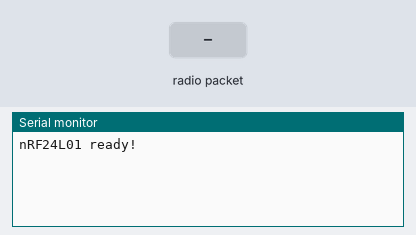
The sketch below on a simulated ESP8266 (NodeMCU). Parts: the last lines printed to the serial monitor. Inputs (shaded band) come from the test bench. No radio packets arrive unless stated.

Above: at 1.2 s.
1.3 s: radio packet "1" arrives
At 2.1 s:
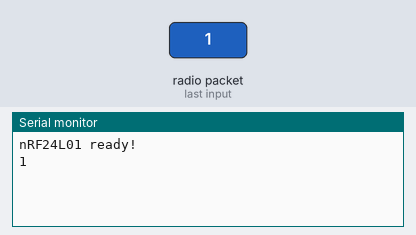
2.8 s: radio packet "0" arrives
At 3.3 s:
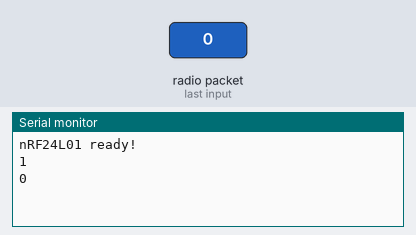
4.3 s: radio packet "2" arrives
At 5.6 s:
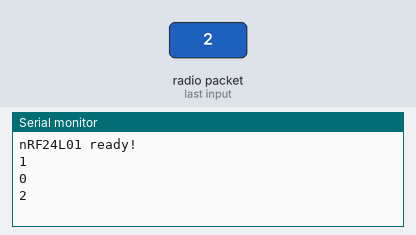

The sketch:

receive.ino
```cpp
#include <SPI.h>
#include "RF24.h"

RF24 rf24(D0, D8); // CE腳, CSN腳

const byte addr[] = "1Node";
const byte pipe = 1;  // 指定通道編號

void setup() {
  Serial.begin(9600);
  rf24.begin();
  rf24.setChannel(83);  // 設定頻道編號
  rf24.setPALevel(RF24_PA_MAX);
  rf24.setDataRate(RF24_1MBPS);
  rf24.openReadingPipe(pipe, addr);  // 開啟通道和位址
  rf24.startListening();  // 開始監聽無線廣播
  Serial.println("nRF24L01 ready!");
}

void loop() {
  if (rf24.available()>0) {
    char msg[128] = "";
    rf24.read(&msg, sizeof(msg));
    Serial.println(msg); // 顯示訊息內容
    String rmsg="ok";
    rf24.write(&rmsg[0], 40);
    delay(200);
  }
}
```

Measured:
- after the input at 1.3 s, the serial monitor: prints a new line at once (image 1)
- after the input at 2.8 s, the serial monitor: prints a new line at once (image 2)
- after the input at 4.3 s, the serial monitor: prints a new line at once (image 3)
